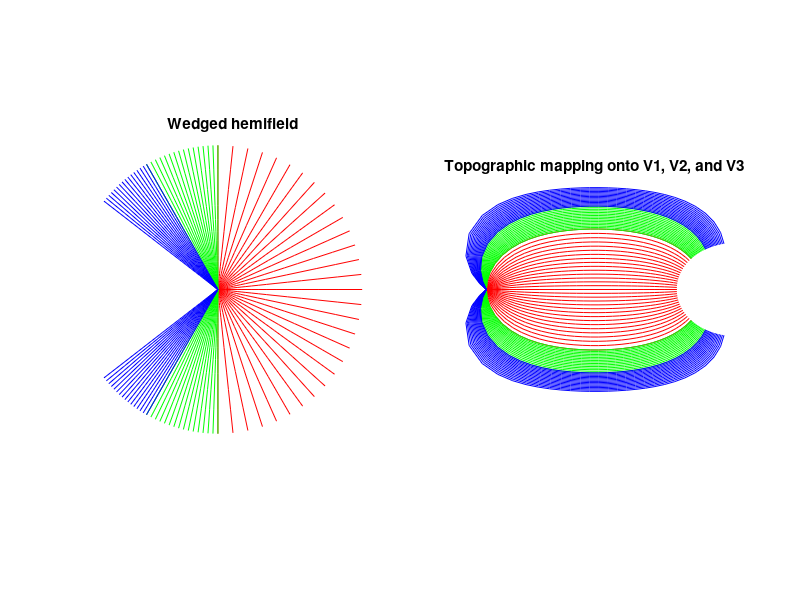

The MATLAB source for this figure:
%%% global params
k = 15.0;   % global map scale parameter 'k'

a = 0.5;    % global map parameter 'a'
b = 80.0;   % global map parameter 'b'

alpha1 = 1.00; % azimuthal shear in V1
alpha2 = 0.33; % azimuthal shear in V2
alpha3 = 0.25; % azimuthal shear in V3

ecc = 90;   % extent of visual field eccentricity
Necc = 30;  % number of steps in eccentricity
Npol = 32;  % number of steps in polar angle

%%% compute derived shear parameters
phi1 = (pi/2) * ( 1 - alpha1 );
phi2 = (pi/2) * ( 1 - alpha2 );
phi3 = (pi/2) * ( 1 - alpha3 );

%%% build real 'r' and 'theta' coordinate vectors
% create 'r' exponentially spaced in [0, 'ecc']
radius = linspace(log(a), log(ecc+a), Necc)';
r = ( exp(radius) - a );

% build vectors of polar angles relabeled by shearing
theta = [linspace(-pi/2, -eps*1e5, Npol/2),...
        linspace(+eps*1e5, +pi/2, Npol/2)];
    
thetaV1 = (alpha1*theta);
thetaV2 = (alpha2*theta) + ...
          (sign(theta)*(phi2+phi1));
thetaV3 = (alpha3*theta) + ...
          (sign(theta)*(pi-phi1-phi2));
      
%%% compute complex coordinates and mappings
% visual field
z = r*exp(1i*theta);

% Claudio: this approach is reversed.
% Ideally, region=specific shear 
% wedge mapping
zV1 = r*exp(1i*thetaV1);
zV2 = -conj(r*exp(1i*thetaV2));
zV3 = r*exp(1i*thetaV3);

% dipole mapping
wV1 = k*log( (zV1+a)./(zV1+b) ) - k*log(a/b);
wV2 = k*log( (zV2+a)./(zV2+b) ) - k*log(a/b);
wV3 = k*log( (zV3+a)./(zV3+b) ) - k*log(a/b);

% plot
figure;
subplot(1,2,2);
hold on
plot(wV1,'r');
hold on
plot(wV2,'g');
plot(wV3,'b');
axis image; axis off;
title('Topographic mapping onto V1, V2, and V3');

subplot(1,2,1);
hold on
plot(zV1,'r');
plot(zV2,'g');
plot(zV3,'b');
axis image; axis off;
title('Wedged hemifield');